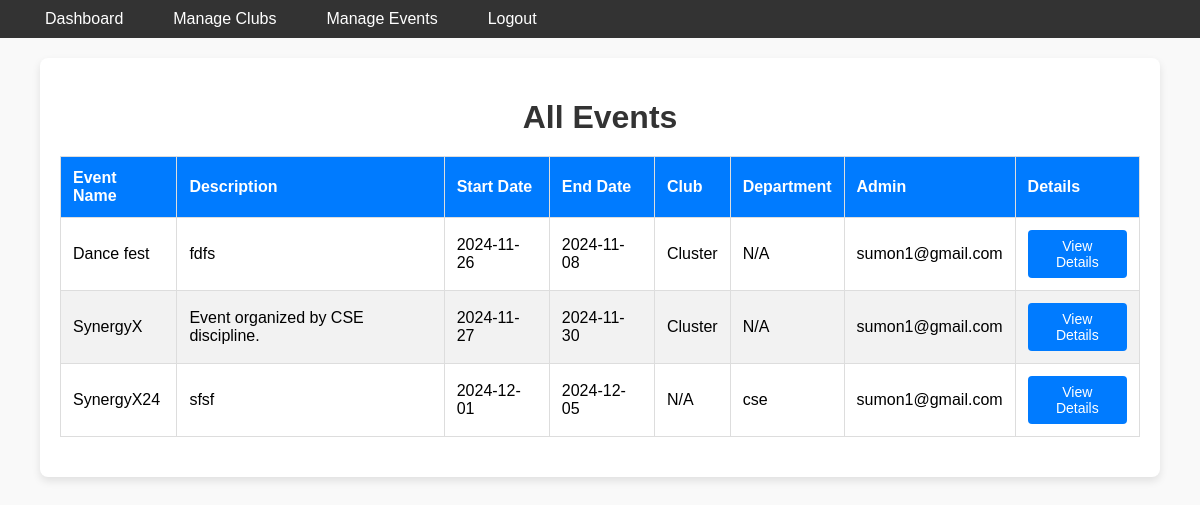
The page /admin/view_event.php (signed in) on the database its author committed.
### tables this page shows
CREATE TABLE `events` (
  `event_id` int(11) NOT NULL,
  `name` varchar(100) NOT NULL,
  `club_id` int(11) DEFAULT NULL,
  `dept_id` int(11) DEFAULT NULL,
  `description` text DEFAULT NULL,
  `start_date` date DEFAULT NULL,
  `end_date` date DEFAULT NULL,
  `admin_id` int(11) DEFAULT NULL,
  `image_path` varchar(255) DEFAULT NULL
);

CREATE TABLE `clubs` (
  `club_id` int(11) NOT NULL,
  `name` varchar(100) NOT NULL,
  `total_member` decimal(10,2) DEFAULT NULL,
  `club_type` varchar(50) NOT NULL
);

CREATE TABLE `departments` (
  `dept_id` int(11) NOT NULL,
  `name` varchar(100) NOT NULL,
  `total_student` decimal(10,2) DEFAULT NULL
);

### admin/view_event.php (the view, shortened to what this page needs)
<?php
include('../includes/header_admin.php');
include('../includes/dbconnect.php');
$events = [];
$result = $conn->query("SELECT e.*,
                               c.name AS club_name,
                               d.name AS department_name,
                               a.email AS admin_email
                        FROM events e
                        LEFT JOIN clubs c ON e.club_id = c.club_id
                        LEFT JOIN departments d ON e.dept_id = d.dept_id
                        LEFT JOIN admins a ON e.admin_id = a.admin_id");
if ($result->num_rows > 0) {
    while ($row = $result->fetch_assoc()) {
        $events[] = $row;
    }
}
?>
<!DOCTYPE html>
<html lang="en">
<head>
    <link rel="stylesheet" href="../assets/css/view_event.css">
</head>
<body>
    <div class="container">
        <h1>All Events</h1>
        <table>
            <thead>
                <tr>
                    <th>Event Name</th>
                    <th>Description</th>
                    <th>Start Date</th>
                    <th>End Date</th>
                    <th>Club</th>
                    <th>Department</th>
                    <th>Admin</th>
                    <th>Details</th>
                </tr>
            </thead>
            <tbody>
                <?php if (!empty($events)): ?>
                    <?php foreach ($events as $event): ?>
                        <tr>
                            <td><?php echo htmlspecialchars($event['name']); ?></td>
                            <td><?php echo htmlspecialchars($event['description']); ?></td>
                            <td><?php echo $event['start_date']; ?></td>
                            <td><?php echo $event['end_date']; ?></td>
                            <td><?php echo $event['club_name'] ?? 'N/A'; ?></td>
                            <td><?php echo $event['department_name'] ?? 'N/A'; ?></td>
                            <td><?php echo $event['admin_email']; ?></td>
                            <td>
                                <a href="event_details.php?id=<?php echo $event['event_id']; ?>" class="details-btn">View Details</a>
                            </td>
                        </tr>
                    <?php endforeach; ?>
                <?php else: ?>
                    <tr>
                        <td colspan="9">No events found.</td>
                    </tr>
                <?php endif; ?>
            </tbody>
        </table>
    </div>
</body>
</html>

### assets/css/style.css (style rules this page uses)
body, ul, li, a { margin: 0; padding: 0; list-style: none; text-decoration: none; }

### assets/css/view_event.css (style rules this page uses)
body { font-family: Arial, sans-serif; background-color: #f9f9f9; margin: 0; padding: 0; }
.container { width: 90%; max-width: 1200px; margin: 20px auto; padding: 20px; background-color: #ffffff; box-shadow: 0 4px 8px rgba(0, 0, 0, 0.1); border-radius: 8px; }
h1 { text-align: center; margin-bottom: 20px; color: #333; }
table { width: 100%; border-collapse: collapse; margin: 20px 0; }
table th, table td { text-align: left; padding: 12px; border: 1px solid #ddd; }
table th { background-color: #007BFF; color: #ffffff; font-weight: bold; }
table tr:nth-child(even) { background-color: #f2f2f2; }
.details-btn { display: inline-block; text-decoration: none; padding: 8px 12px; background-color: #007BFF; color: white; border-radius: 4px; font-size: 14px; text-align: center; transition: background-color 0.3s; }

### rows shown on the page
events: name "Dance fest", description "fdfs", start_date "2024-11-26", end_date "2024-11-08", club.name "Cluster", department_name "N/A", admins.email "sumon1@gmail.com"
events: name "SynergyX", description "Event organized by CSE discipline.", start_date "2024-11-27", end_date "2024-11-30", club.name "Cluster", department_name "N/A", admins.email "sumon1@gmail.com"
events: name "SynergyX24", description "sfsf", start_date "2024-12-01", end_date "2024-12-05", club_name "N/A", dept.name "cse", admins.email "sumon1@gmail.com"

### other values the page prints
$name "Dashboard"
$name "Manage Clubs"
$name "Manage Events"
$name "Logout"
